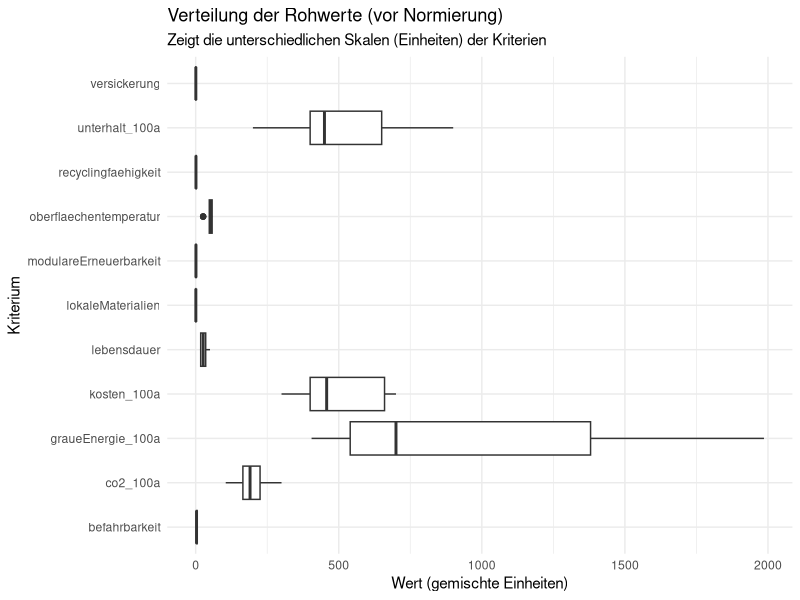
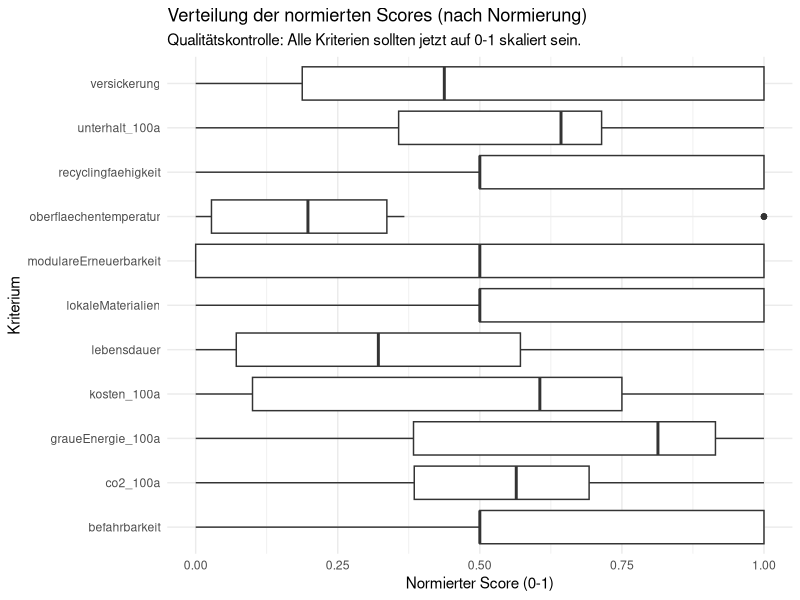
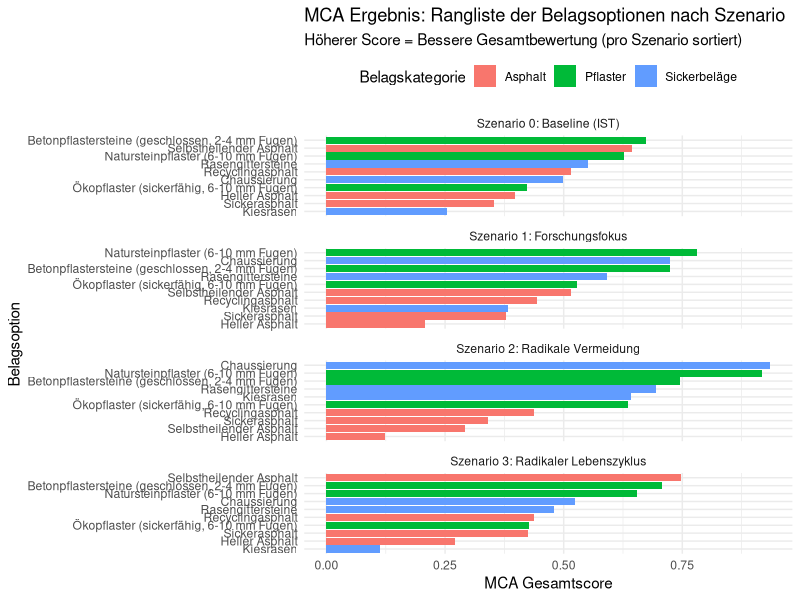
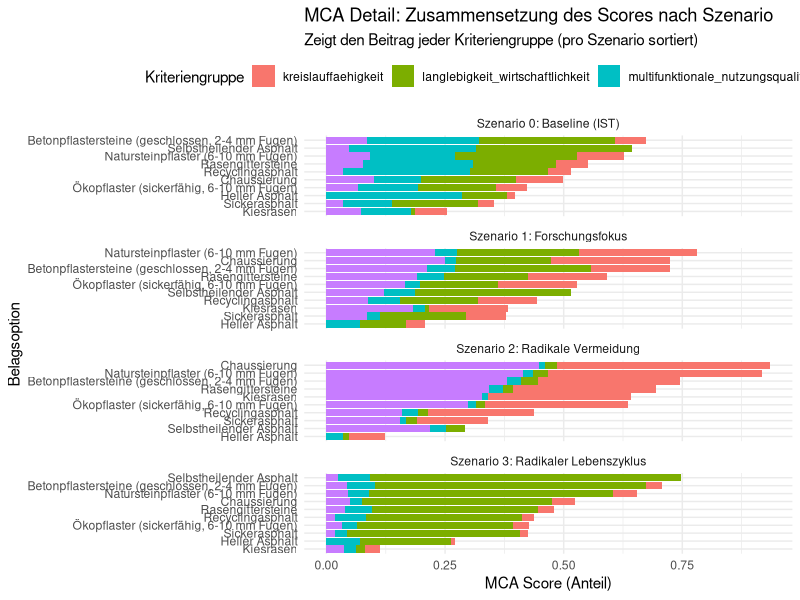
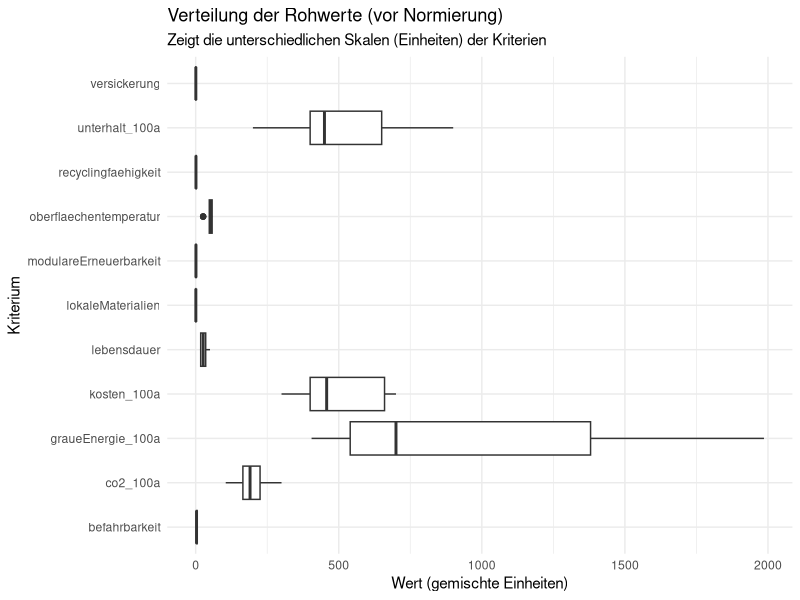
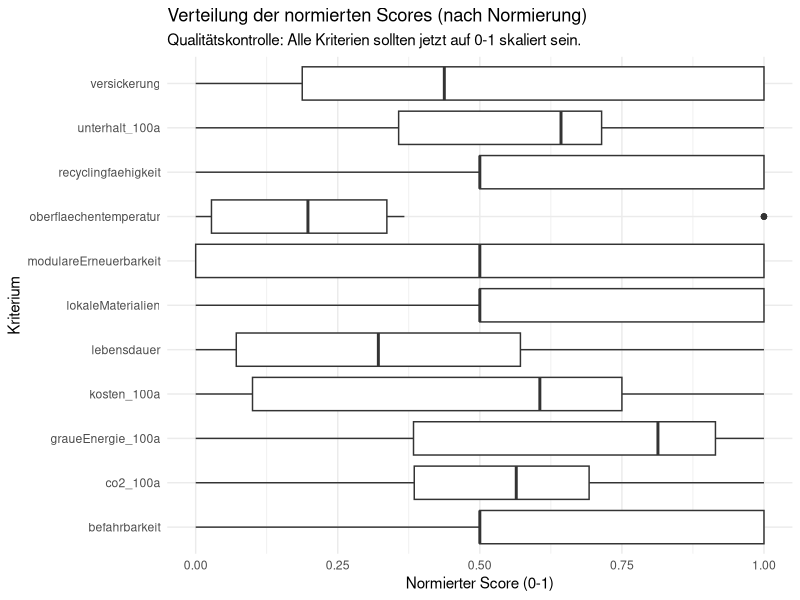
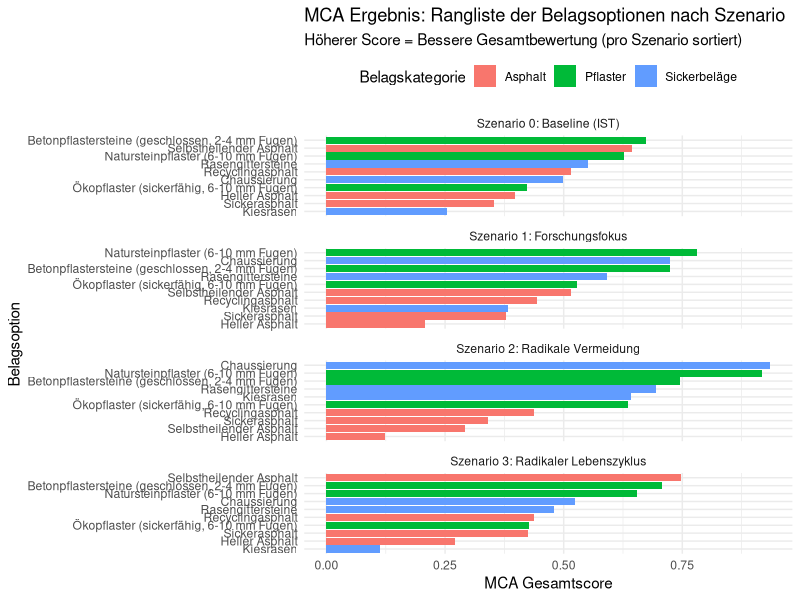
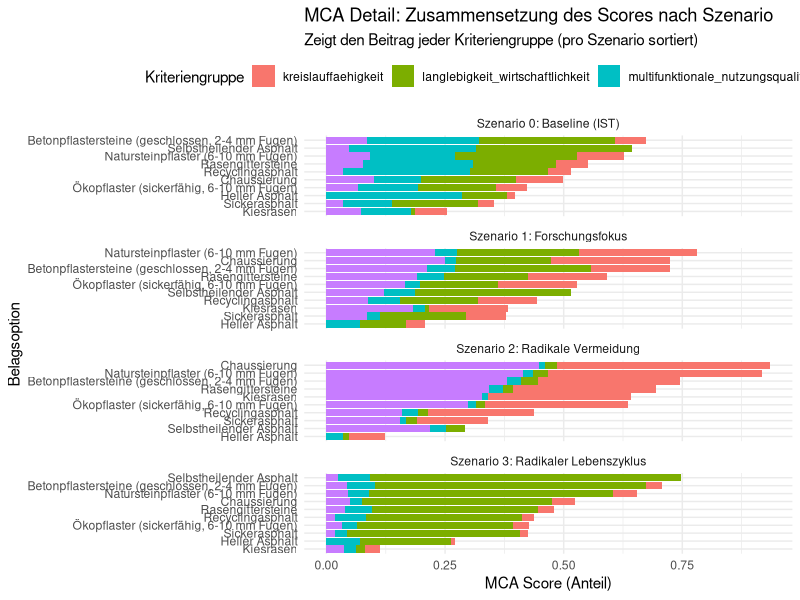

R code for these plots, in order: (Note: this script raises an error after producing the figures.)
## ---- chunk 1

library(tidyverse)
library(readr)
library(ggplot2)
library(forcats)
library(tidytext)

## ---- chunk 2

## 1. Daten Importieren

# Liest die Rohdaten für die Beläge ein
df_belaege_raw <- read_delim(
  "01_data_input/Belaege_tidy.csv",
  delim = ";"
)

# Liest die Gewichtungen für alle vier Szenarien ein
weights_s0_raw <- read_delim(
  "01_data_input/Belaege_Gewichtung_Szenario0.csv",
  delim = ";"
)
weights_s1_raw <- read_delim(
  "01_data_input/Belaege_Gewichtung_Szenario1.csv",
  delim = ";"
)
weights_s2_raw <- read_delim(
  "01_data_input/Belaege_Gewichtung_Szenario2.csv",
  delim = ";"
)
weights_s3_raw <- read_delim(
  "01_data_input/Belaege_Gewichtung_Szenario3.csv",
  delim = ";"
)
## ---- chunk 3

# A. Bereinigung der Rohdaten (Belaege_normiert.csv)
df_belaege <- df_belaege_raw %>%
  select(belagskategorie, option, everything()) 

# B. Bereinigung der Gewichtungen (ALLE SZENARIEN)
# Wir fügen den Roh-Dateien die Szenario-Namen hinzu
df_weights_s0 <- weights_s0_raw %>%
  mutate(szenario = "Szenario 0: Baseline (IST)")
df_weights_s1 <- weights_s1_raw %>%
  mutate(szenario = "Szenario 1: Forschungsfokus")
df_weights_s2 <- weights_s2_raw %>%
  mutate(szenario = "Szenario 2: Radikale Vermeidung")
df_weights_s3 <- weights_s3_raw %>%
  mutate(szenario = "Szenario 3: Radikaler Lebenszyklus")

# Jetzt binden wir sie zu einer finalen Gewichtungs-Tabelle zusammen
df_weights <- bind_rows(df_weights_s0, df_weights_s1, df_weights_s2, df_weights_s3) %>%

# Berechne das Gesamtgewicht (gewicht) aus den Rohspalten,
mutate(
  gewicht = group_weight * within_group_weight
) %>%
 
# umbenennen für den Join
rename(
  bewertungskategorie = criterion_id
) %>%
  
# Auswählen der Spalten, die der Rest des Skripts braucht
select(szenario, bewertungskategorie, gewicht, group_id)

print(df_weights, n = 48)

## ---- chunk 4
# 3.1 Wide-to-Long: Transformation der Rohdaten
# Ziel: Die Kriterien-Spalten (z.B. lebensdauer, kosten) in Zeilen umwandeln,
# damit sie mit der Gewichtungstabelle verknüpft werden kann.

df_belaege_long <- df_belaege %>%
  pivot_longer(
    # Nimm alle Spalten von 'lebensdauer' bis 'modulareErneuerbarkeit'
    # und die vier '_100a'-Spalten.
    cols = c(lebensdauer:modulareErneuerbarkeit, 
             kosten_100a, unterhalt_100a, co2_100a, graueEnergie_100a), 
    # ---------------------------
    names_to = "bewertungskategorie", 
    values_to = "wert"
  )

# 3.2 JOIN: Verknüpfung der Long-Tabelle mit der Gewichtungstabelle
# Ziel: Jede Kriteriums-Zeile (z.B. "lebensdauer") mit ihrem 
# entsprechenden Gewicht (z.B. 0.1) anreichern.

df_belaege_joined <- df_belaege_long %>%
  # Verknüpft die 'df_belaege_long' (linke Tabelle) mit 'df_weights' (rechte Tabelle).
  # Die Verknüpfung ("der Schlüssel") ist die Spalte "bewertungskategorie",
  # die jetzt in beiden Tabellen identisch heisst.
  left_join(df_weights, by = "bewertungskategorie",# Diese Zeile sagt R, dass wir den Many-to-Many-Join erwarten
            relationship = "many-to-many" 
  )


## ---- chunk 5

# Boxplot der Rohwerte
plot_rohwerte <- ggplot(df_belaege_joined, aes(x = bewertungskategorie, y = wert)) +
  geom_boxplot() +
  # coord_flip() dreht die Achsen, damit die Namen lesbar sind
  coord_flip() +
  labs(
    title = "Verteilung der Rohwerte (vor Normierung)",
    subtitle = "Zeigt die unterschiedlichen Skalen (Einheiten) der Kriterien",
    x = "Kriterium",
    y = "Wert (gemischte Einheiten)"
  ) +
  theme_minimal()

print(plot_rohwerte)
ggsave("02_export/plots/check_01_rohwerte_verteilung.png", plot = plot_rohwerte, width = 10, height = 7)

## ---- chunk 6

# 5.1 Definieren, welche Kriterien 'schlechter' sind, wenn sie 'höher' sind

kriterien_lower_is_better <- c(
  "kosten_100a", 
  "unterhalt_100a", 
  "co2_100a", 
  "graueEnergie_100a",
  "oberflaechentemperatur" 
)

# 5.2 Min-Max-Skalierung (Normierung)
# Aufgeteilt in zwei Schritte für die Überprüfung

# Schritt 5.2a: Min/Max-Werte berechnen und in einer Zwischentabelle speichern
df_belaege_with_minmax <- df_belaege_joined %>%
  filter(!is.na(wert)) %>% # NAs im Wert ignorieren
  filter(!is.na(gewicht)) %>% # NAs im Gewicht ignorieren (wichtig!)
  group_by(bewertungskategorie) %>%
  # 1. Min und Max für jedes Kriterium finden
  mutate(
    min_wert = min(wert, na.rm = TRUE),
    max_wert = max(wert, na.rm = TRUE)
  ) %>%
  ungroup()

# Überprüfung der Min/Max-Werte: Erstellt eine kleine, saubere Tabelle, die nur die Min/Max-Werte zeigt
df_min_max_summary <- df_belaege_with_minmax %>%
  select(bewertungskategorie, min_wert, max_wert) %>%
  distinct() # Zeigt jede Kategorie nur einmal an

print("--- Min/Max-Werte pro Kriterium (für Normierung) ---")
print(df_min_max_summary)
# --------------------------------------------------------


# Schritt 5.2b: Skalierung auf 0-1 berechnen
# Wir nehmen die Tabelle aus 5.2a und rechnen weiter
df_belaege_normalized <- df_belaege_with_minmax %>%
  # 2. Skalieren auf 0-1
  mutate(
    # Sonderfall: Wenn Min und Max gleich sind (nur ein Wert), setze Score auf 1
    score_normiert = case_when(
      (max_wert - min_wert) == 0 ~ 1,
      
      # Normale Skalierung (higher is better), ! bedeutet NICHT in kriterien_lower_is_better Liste enthalten
      !(bewertungskategorie %in% kriterien_lower_is_better) ~ (wert - min_wert) / (max_wert - min_wert),
      
      # Invertierte Skalierung (lower is better)
      bewertungskategorie %in% kriterien_lower_is_better ~ 1 - ((wert - min_wert) / (max_wert - min_wert))
    )
  )

## ---- chunk 7
# Boxplot der normierten Scores
plot_normiert <- ggplot(df_belaege_normalized, aes(x = bewertungskategorie, y = score_normiert)) +
  geom_boxplot() +
  coord_flip() +
  # Setzt die Y-Achse fix auf 0 bis 1
  scale_y_continuous(limits = c(0, 1)) +
  labs(
    title = "Verteilung der normierten Scores (nach Normierung)",
    subtitle = "Qualitätskontrolle: Alle Kriterien sollten jetzt auf 0-1 skaliert sein.",
    x = "Kriterium",
    y = "Normierter Score (0-1)"
  ) +
  theme_minimal()

print(plot_normiert)
ggsave("02_export/plots/check_02_normierte_scores.png", plot = plot_normiert, width = 10, height = 7)
## ---- chunk 8

# 7.1 Berechnung des gewichteten Scores
# (Keine Änderung hier, 'gewicht' ist jetzt pro Szenario unterschiedlich)
df_mca_calculated <- df_belaege_normalized %>%
  mutate(
    MCA_score_kriterium = score_normiert * gewicht
  )

# 7.2 Aggregation 
# Wir gruppieren jetzt AUCH nach 'szenario'
df_mca_total <- df_mca_calculated %>%
  group_by(szenario, belagskategorie, option) %>% # <-- 'szenario' hinzugefügt
  summarise(
    MCA_gesamtscore = sum(MCA_score_kriterium, na.rm = TRUE)
  ) %>%
  ungroup() %>%
  # Wir sortieren erst nach Szenario, dann nach Score
  arrange(szenario, desc(MCA_gesamtscore)) 

# Anzeigen der Ergebnisse (jetzt 40 Zeilen, 10 pro Szenario)
print("--- MCA Gesamtergebnis (sortiert) ---")
print(df_mca_total, n = 40) # n=40, um alle Ergebnisse zu sehen

## ---- chunk 9

#| label: fig-mca-plots-vertical
#| fig.width: 11   # Weniger Breite nötig, da Plots untereinander
#| fig.height: 45  # MEHR Höhe nötig, da 4 Plots übereinander
#| out.width: "95%" # Etwas kleiner als 95%, um Ränder zu haben
#| out.height: "auto"
#| dpi: 300 

# Plot 1: Gesamtergebnis (Ranking)
plot_mca_total <- ggplot(df_mca_total, 
       aes(x = MCA_gesamtscore, 
           y = tidytext::reorder_within(option, MCA_gesamtscore, szenario),
           fill = belagskategorie)) +
  geom_col() +
  tidytext::scale_y_reordered() +
  
  # --- ÄNDERUNG HIER: ncol = 1 ---
  # Erzwingt die Anordnung in EINER Spalte (untereinander)
  facet_wrap(~ szenario, scales = "free_y", ncol = 1) + 
  # -----------------------------
  
  labs(
    title = "MCA Ergebnis: Rangliste der Belagsoptionen nach Szenario",
    subtitle = "Höherer Score = Bessere Gesamtbewertung (pro Szenario sortiert)",
    x = "MCA Gesamtscore",
    y = "Belagsoption",
    fill = "Belagskategorie"
  ) +
  theme_minimal() +
  theme(legend.position = "top")

print(plot_mca_total)
# --- ANGEPASSTE DIMENSIONEN (für vertikalen Plot) ---
ggsave("02_export/plots/mca_gesamtergebnis_alle_szenarien_vertical.png", 
       plot = plot_mca_total, width = 11, height = 40) # Höhe anpassen!
# ----------------------------------------------------

# Plot 2: Detail-Zusammensetzung (Gestapeltes Diagramm)
# 1. Daten vorbereiten (keine Änderung)
df_mca_groups <- df_mca_calculated %>%
  group_by(szenario, belagskategorie, option, group_id) %>% 
  summarise(gruppen_score = sum(MCA_score_kriterium, na.rm = TRUE)) %>%
  ungroup() %>%
  left_join(df_mca_total, by = c("szenario", "belagskategorie", "option"))

# 2. Gestapeltes Diagramm plotten
plot_mca_stacked <- ggplot(df_mca_groups, 
       aes(x = gruppen_score, 
           y = tidytext::reorder_within(option, MCA_gesamtscore, szenario), 
           fill = group_id)) +
  geom_col(position = "stack") +
  tidytext::scale_y_reordered() +
  
  # --- ÄNDERUNG HIER: ncol = 1 ---
  facet_wrap(~ szenario, scales = "free_y", ncol = 1) +
  # -----------------------------
  
  labs(
    title = "MCA Detail: Zusammensetzung des Scores nach Szenario",
    subtitle = "Zeigt den Beitrag jeder Kriteriengruppe (pro Szenario sortiert)",
    x = "MCA Score (Anteil)",
    y = "Belagsoption",
    fill = "Kriteriengruppe"
  ) +
  theme_minimal() +
  theme(legend.position = "top")

print(plot_mca_stacked)
# --- ANGEPASSTE DIMENSIONEN (für vertikalen Plot) ---
ggsave("02_export/plots/mca_detail_gruppen_alle_szenarien_vertical.png", 
       plot = plot_mca_stacked, width = 12, height = 40) # Höhe anpassen!
# ----------------------------------------------------

## ---- chunk 10

# 1. Speichern der finalen MCA-Rangliste (alle 30 Zeilen)
write_csv2(
  df_mca_total,
  file = "02_export/tables/mca_rangliste_alle_szenarien.csv"
)

# 2. Speichern der kompletten Berechnungs-Details (alle 360+ Zeilen)
write_csv2(
  df_mca_calculated,
  file = "02_export/tables/mca_details_berechnung_alle_szenarien.csv"
)
